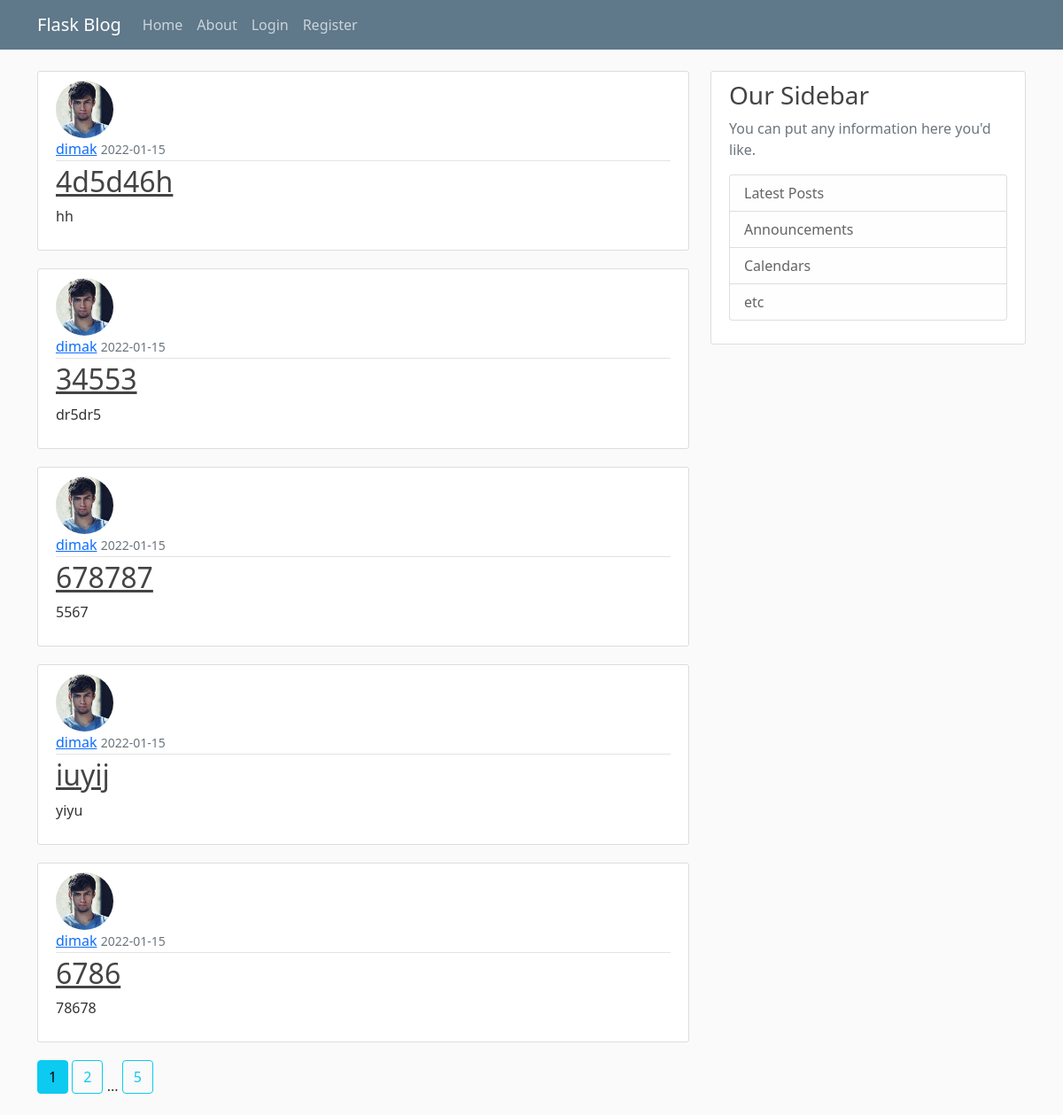
Before: /home/ with the older database file.
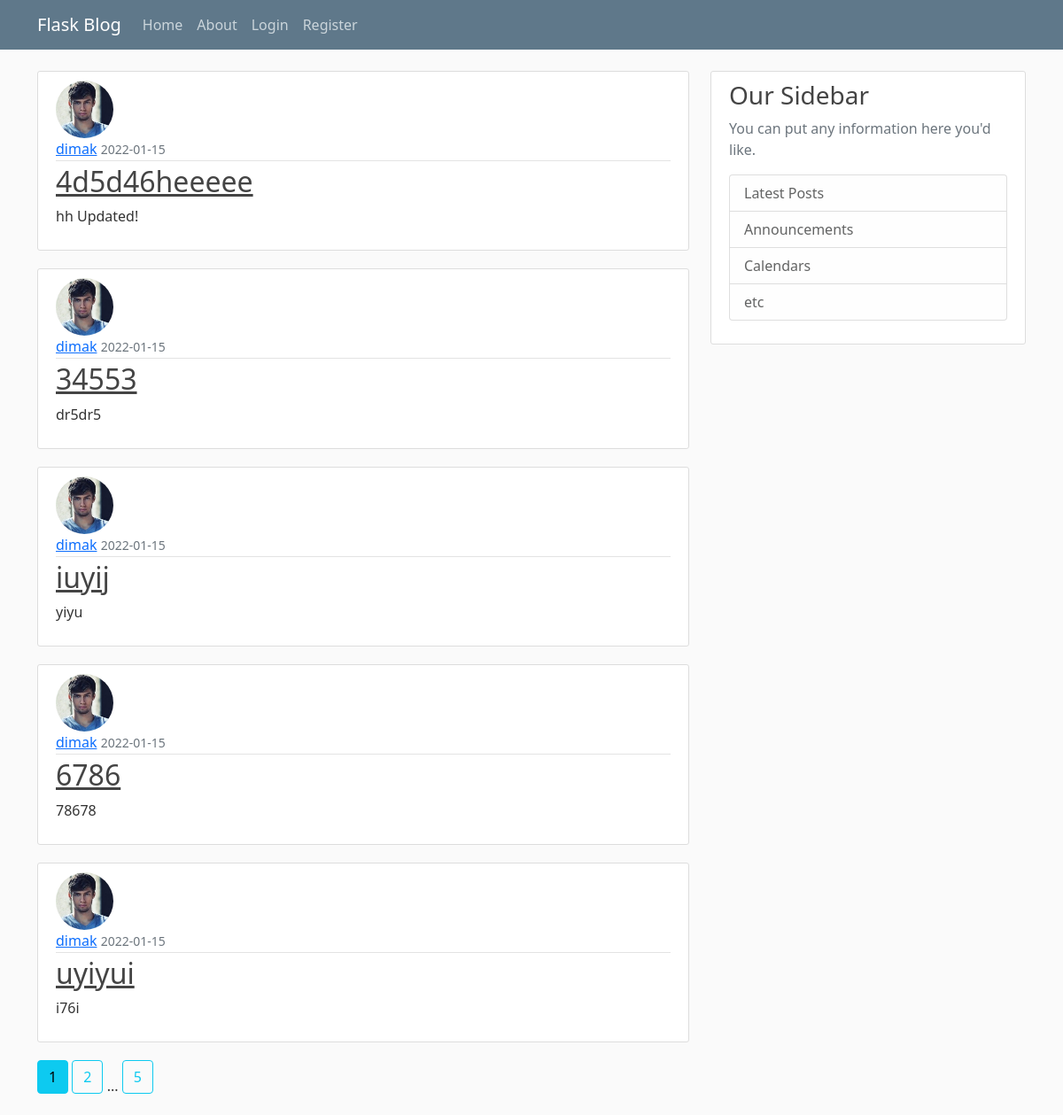
After: the same page with the newer database file.
### flaskblog/models.py (models this page shows, shortened)
class Post(db.Model):
    id = db.Column(db.Integer, primary_key=True)
    title = db.Column(db.String(100), nullable=False)
    date_posted = db.Column(
        db.DateTime, nullable=False, default=datetime.utcnow
    )
    content = db.Column(db.Text, nullable=False)
    user_id = db.Column(db.Integer, db.ForeignKey('user.id'), nullable=False)

class User(db.Model, UserMixin):
    id = db.Column(db.Integer, primary_key=True)
    username = db.Column(db.String(20), unique=True, nullable=False)
    email = db.Column(db.String(120), unique=True, nullable=False)
    image_file = db.Column(
        db.String(20), nullable=False, default='default.jpg'
    )
    password = db.Column(db.String(60), nullable=False)
    posts = db.relationship('Post', backref='author', lazy=True)

### flaskblog/main/routes.py (the view)
@main.route("/")
@main.route("/home/")
def home():
    page = request.args.get('page', 1, type=int)
    posts = Post.query.order_by(Post.date_posted.desc()).paginate(
        page=page, per_page=5
    )
    return render_template('home.html', posts=posts)

### flaskblog/templates/home.html
{% extends 'layout.html' %}
{% block content %}
    {% for post in posts.items %}
    <article class="media content-section">
        <img class="rounded-circle article-img" src="{{ url_for('static', filename='profile_pics/' + post.author.image_file) }}" alt="">
        <div class="media-body">
            <div class="article-metadata">
                <a class="mr-2" href="{{ url_for('users.user_posts', username=post.author.username )}}">{{ post.author.username }}</a>
                <small class="text-muted">{{ post.date_posted.strftime('%Y-%m-%d') }}</small>
            </div>
            <h2><a class="article-title" href="{{ url_for('posts.post', post_id=post.id) }}">{{ post.title }}</a></h2>
            <p class="article-content">{{ post.content }}</p>
        </div>
    </article>
    {% endfor %}
    {% for page_num in posts.iter_pages(left_edge=1, right_edge=1, left_current=1, right_current=2) %}
        {% if page_num %}
            {% if posts.page == page_num %}
                <a class="btn btn-info mb-4" href="{{ url_for('main.home', page=page_num) }}">{{ page_num }}</a>
            {% else %}
                <a class="btn btn-outline-info mb-4" href="{{ url_for('main.home', page=page_num) }}">{{ page_num }}</a>
            {% endif %}
        {% else %}
            ...
        {% endif %}
    {% endfor %}
{% endblock content %}

Changed rows visible on the page:
removed Post: image_file (picture), author.username "dimak", date_posted "2022-01-15", title "678787", content "5567"
changed Post: title "4d5d46h" → "4d5d46heeeee"; content "hh" → "hh Updated!"
now on this page (row unchanged): Post: image_file (picture), author.username "dimak", date_posted "2022-01-15", title "uyiyui", content "i76i"
